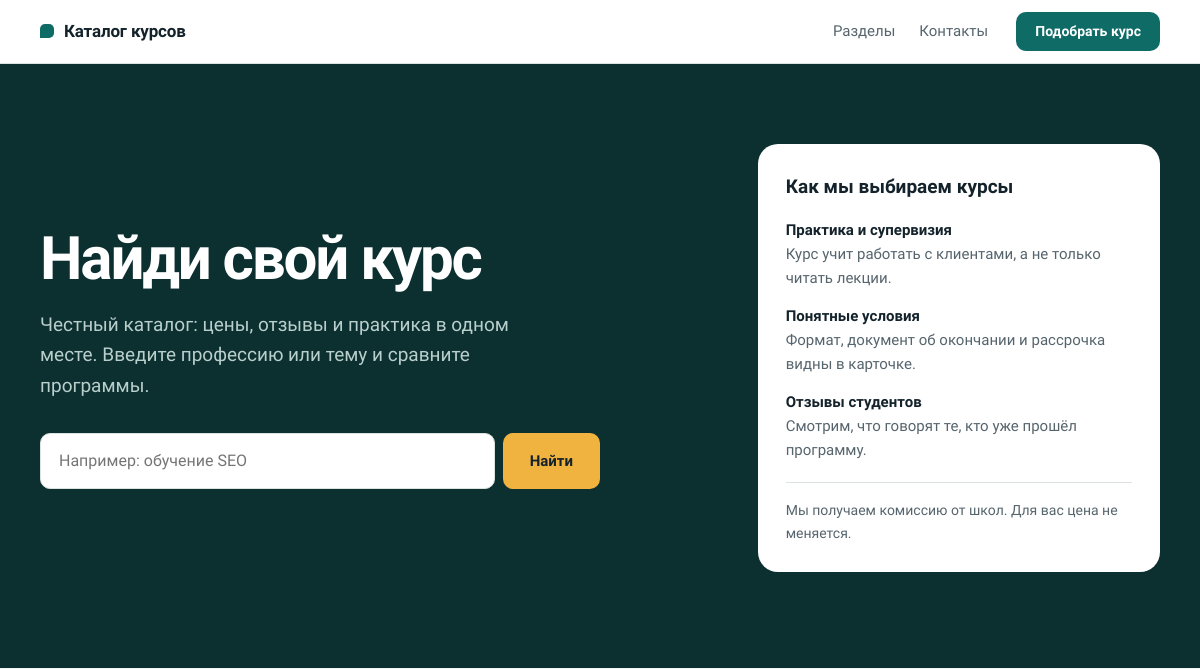
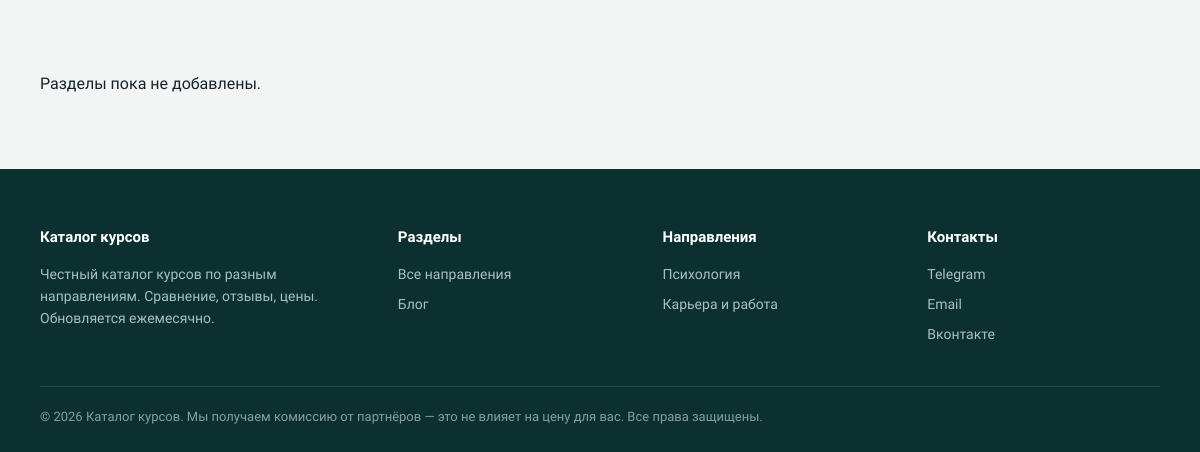
The app's page /, older data (2 pictures, top to bottom).
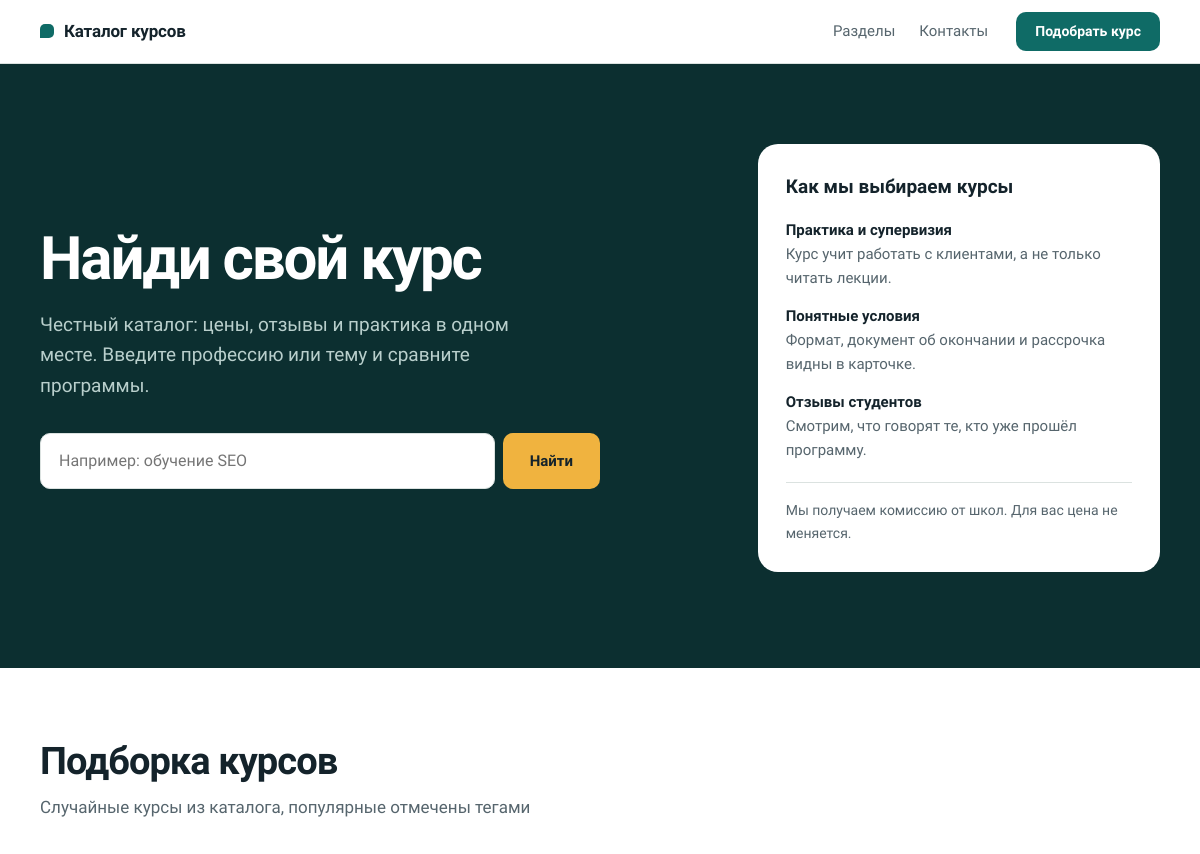
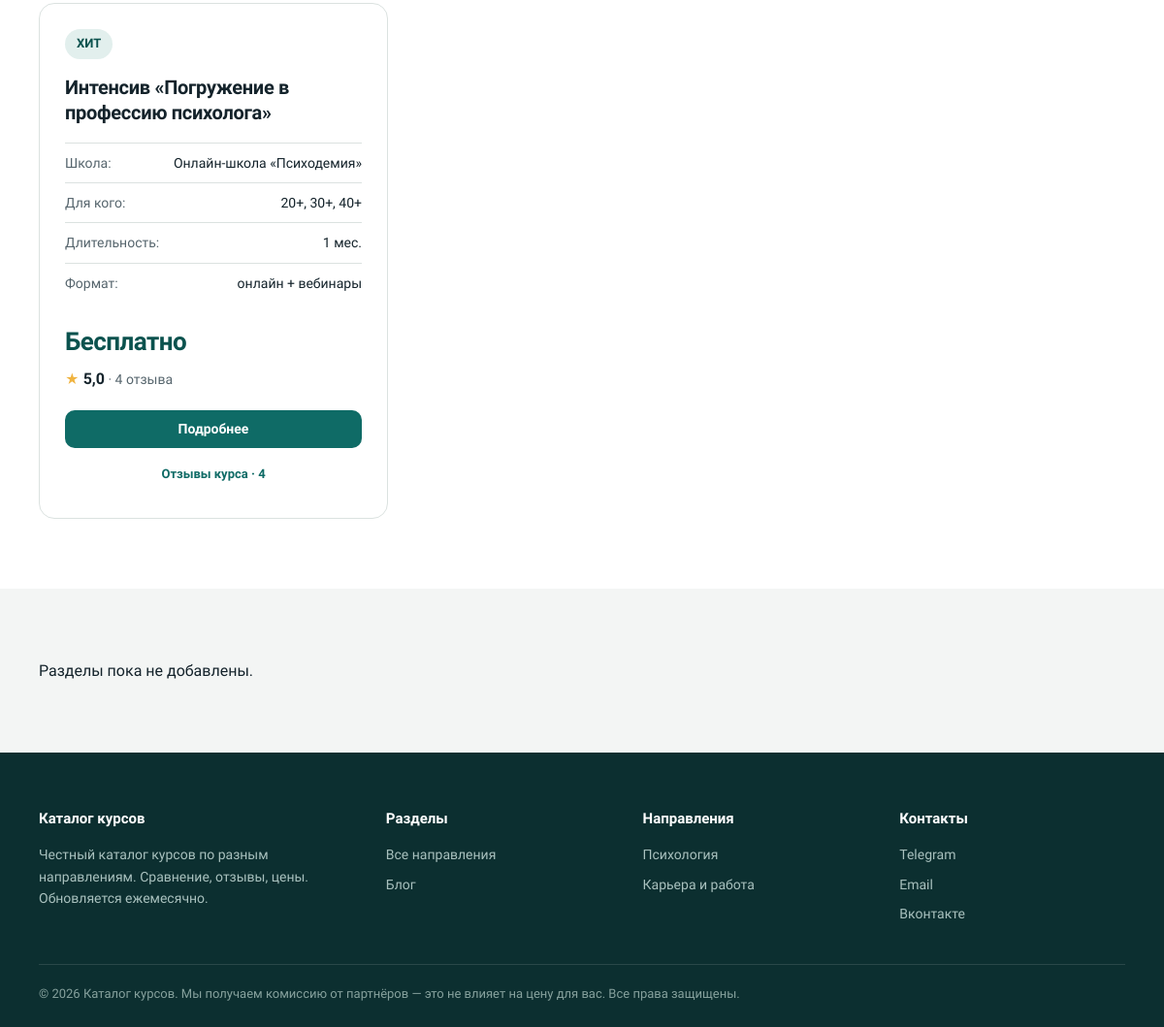
The same page, newer data (2 pictures, top to bottom).
### refy/models.py (models this page shows, shortened)
class Section(models.Model):
    category = models.ForeignKey(Category, related_name='sections', null=True,
                                 on_delete=models.PROTECT,
                                 verbose_name='Главный раздел')
    title = models.CharField('Название', max_length=120)
    slug = models.SlugField(unique=True)
    summary = models.CharField('Краткое описание', max_length=200, blank=True)
    icon = models.FileField('Иконка', upload_to='refy/icons/', blank=True)
    seo_title = models.CharField(max_length=160, blank=True)
    seo_description = models.CharField(max_length=300, blank=True)
    seo_text = models.TextField('SEO-текст (HTML)', blank=True)
    position = models.PositiveIntegerField('Порядок', default=0)
    is_active = models.BooleanField('Показывать', default=True)
    class Meta:
        ordering = ['position', 'title']
        verbose_name = 'Раздел'
        verbose_name_plural = 'Разделы'
    def get_absolute_url(self):
        if self.category_id:
            return reverse('refy:section', args=[self.category.slug, self.slug])
        return reverse('refy:home')

class Course(models.Model):
    FORMATS = [('online', 'Онлайн'), ('webinar', 'Вебинар'), ('hybrid', 'Гибрид (онлайн + вебинар)')]
    tag = models.CharField('Тег', max_length=60, blank=True)
    title = models.CharField('Название', max_length=200)
    slug = models.SlugField('Адрес страницы', max_length=200, unique=True, null=True, blank=True)
    school = models.CharField('Школа', max_length=120)
    audience = models.CharField('Аудитория', max_length=120, blank=True)
    duration_months = models.PositiveSmallIntegerField('Продолжительность (месяцы)', null=True, blank=True)
    duration_days = models.PositiveSmallIntegerField('Продолжительность (дни)', null=True, blank=True)
    format = models.CharField('Формат', max_length=10, choices=FORMATS, default='online')
    format_note = models.CharField("Примечание к формату", max_length=80, blank=True)
    document = models.CharField('Выдаваемый Документ', max_length=60, blank=True)
    price = models.CharField('Цена', max_length=60, blank=True)
    installment = models.BooleanField('Рассрочка', default=False)
    rating = models.DecimalField('Рейтинг', max_digits=2, decimal_places=1, null=True, blank=True)
    details_url = models.URLField('Ссылка на детали', blank=True)
    position = models.PositiveIntegerField('Порядок', default=0)
    is_active = models.BooleanField('Активен', default=True)
    class Meta:
        ordering = ['position', 'title']
        verbose_name = 'Курс'
        verbose_name_plural = 'Курсы'
    def get_absolute_url(self):
        return reverse('refy:course', args=[self.slug]) if self.slug else ''
    @property
    def is_online(self):
        return self.format == 'online'
    @property
    def has_diploma(self):
        return 'диплом' in self.document.lower()
    @property
    def duration_display(self):
        if self.duration_months:
            return f'{self.duration_months} мес.'
        if self.duration_days:
            return f'{self.duration_days} дн.'
        return ''
    @property
    def is_short(self):
        if self.duration_months:
            return self.duration_months <= 6
        if self.duration_days:
            return self.duration_days <= 180
        return False

### refy/views.py (the view)
# urls.py: 2. Add a URL to urlpatterns:  path('', views.home, name='home')
def home(request):
    sections = (
        Section.objects.filter(is_active=True, category__is_active=True)
        .select_related('category')
        .order_by('category__position', 'category__title', 'position', 'title')
    )
    groups = {}
    for s in sections:
        g = groups.setdefault(s.category_id, {'category': s.category, 'sections': [], 'total': 0})
        g['total'] += 1
        if len(g['sections']) < HOME_TILES:
            g['sections'].append(s)
    return render(request, 'refy/home.html', {
        'groups': list(groups.values()),
        'featured': random_courses(),
    })

### refy/context_processors.py (called while the page is built)
def nav_sections(request):
    return {'nav_sections': Section.objects.filter(is_active=True)[:8]}

### refy/templatetags/refy_extras.py (called while the page is built)
@register.filter
def ru_plural(n, forms):
    one, few, many = forms.split(',')
    n = abs(int(n))
    if 11 <= n % 100 <= 14:
        return many
    if n % 10 == 1:
        return one
    if 2 <= n % 10 <= 4:
        return few
    return many

### refy/views.py (called while the page is built)
def with_review_flags(qs):
    return qs.annotate(
        reviews_n=Count('reviews', distinct=True),
        school_reviews_n=Coalesce(Subquery(
            SchoolReview.objects.filter(school__title=OuterRef('school'))
            .order_by().values('school__title').annotate(n=Count('pk')).values('n')[:1]
        ), 0),
        school_slug=Subquery(
            School.objects.filter(title=OuterRef('school'), reviews__isnull=False).values('slug')[:1]
        ),
    )

def random_courses(limit=FEATURED):
    base = with_review_flags(Course.objects.filter(is_active=True))
    items = list(base.exclude(tag='').order_by('?')[:limit])
    if len(items) < limit:
        items += list(base.filter(tag='').order_by('?')[:limit - len(items)])
    return items

### refy/templates/refy/home.html (shortened to what this page needs)
{% extends 'refy/base.html' %}
{% block content %}
<section class="hero">
  <div class="container hero-grid">
    <div>
      <h1>Найди свой курс</h1>
      <p class="hero-sub">Честный каталог: цены, отзывы и практика в одном месте. Введите профессию или тему и сравните программы.</p>
      {% include 'refy/_search_form.html' %}
    </div>
    <aside class="panel">
      <h2>Как мы выбираем курсы</h2>
      <ul>
        <li><b>Практика и супервизия</b>Курс учит работать с клиентами, а не только читать лекции.</li>
        <li><b>Понятные условия</b>Формат, документ об окончании и рассрочка видны в карточке.</li>
        <li><b>Отзывы студентов</b>Смотрим, что говорят те, кто уже прошёл программу.</li>
      </ul>
      <p class="note">Мы получаем комиссию от школ. Для вас цена не меняется.</p>
    </aside>
  </div>
</section>
{% if featured %}
<section id="featured" class="alt">
  <div class="container">
    <h2 class="section-title">Подборка курсов</h2>
    <p class="section-sub">Случайные курсы из каталога, популярные отмечены тегами</p>
    <div class="cards-grid">
      {% for c in featured %}{% include 'refy/_course_card.html' %}{% endfor %}
    </div>
  </div>
</section>
{% endif %}
<section id="sections">
  <div class="container">
    {% for g in groups %}
    <div class="cat-block">
      <h2 class="section-title"><a href="{{ g.category.get_absolute_url }}">{{ g.category.title }}</a></h2>
      {% if g.category.summary %}<p class="section-sub">{{ g.category.summary }}</p>{% endif %}
      <div class="ptiles">
        {% for s in g.sections %}{% include 'refy/_section_tile.html' %}{% endfor %}
      </div>
      {% if g.total > g.sections|length %}<a class="more-link" href="{{ g.category.get_absolute_url }}">Все {{ g.total }} →</a>{% endif %}
    </div>
    {% empty %}
    <p>Разделы пока не добавлены.</p>
    {% endfor %}
  </div>
</section>
{% endblock %}

### refy/templates/refy/base.html (shortened to what this page needs)
{% load static %}<!DOCTYPE html>
<html lang="ru">
<head>
<link rel="stylesheet" href="{% static 'css/style.css' %}">
</head>
<body>
<header>
  <div class="container header-inner">
    <a href="{% url 'refy:home' %}" class="logo">Каталог курсов</a>
    <nav aria-label="Основное меню">
      <a href="{% url 'refy:home' %}#sections">Разделы</a>
      <a href="#contacts">Контакты</a>
    </nav>
    <a href="{% url 'refy:home' %}#sections" class="btn btn-primary btn-small hd-cta">Подобрать курс</a>
  </div>
</header>
{% block content %}{% endblock %}
<footer id="contacts">
  <div class="container">
    <div class="footer-grid">
      <div>
        <h4>Каталог курсов</h4>
        <p>Честный каталог курсов по разным направлениям. Сравнение, отзывы, цены. Обновляется ежемесячно.</p>
      </div>
      <div>
        <h4>Разделы</h4>
        <a href="{% url 'refy:home' %}#sections">Все направления</a>
        <a href="#">Блог</a>
      </div>
      <div>
        <h4>Направления</h4>
        {% for s in nav_sections %}<a href="{{ s.get_absolute_url }}">{{ s.title }}</a>{% endfor %}
      </div>
      <div>
        <h4>Контакты</h4>
        <a href="https://t.me/">Telegram</a>
        <a href="mailto:info@psihologiakursy.ru">Email</a>
        <a href="#">Вконтакте</a>
      </div>
    </div>
    <div class="footer-bottom">
      © {% now "Y" %} Каталог курсов. Мы получаем комиссию от партнёров — это не влияет на цену для вас. Все права защищены.
    </div>
  </div>
</footer>
</body>
</html>

### refy/templates/refy/_course_card.html (shortened to what this page needs)
{% load refy_extras %}<article class="card"{% if c.is_online %} data-online="1"{% endif %}{% if c.has_diploma %} data-diploma="1"{% endif %}{% if c.is_short %} data-short="1"{% endif %}>
  {% if c.tag %}<span class="card-tag">{{ c.tag }}</span>{% endif %}
  <h3>{{ c.title }}</h3>
  <div class="card-meta"><strong>Школа:</strong> {{ c.school }}</div>
  {% if c.audience %}<div class="card-meta"><strong>Для кого:</strong> {{ c.audience }}</div>{% endif %}
  <div class="card-meta"><strong>Длительность:</strong> {{ c.duration_display }}</div>
  <div class="card-meta"><strong>Формат:</strong> {{ c.get_format_display|lower }}{% if c.format_note %} + {{ c.format_note }}{% endif %}</div>
  <div class="card-price">{{ c.price|default:"Цена по запросу" }}{% if c.installment %} <small>или рассрочка</small>{% endif %}</div>
  {% if c.rating %}<div class="card-rating"><b>{{ c.rating }}</b>{% with total=c.reviews_n|add:c.school_reviews_n %}{% if total %} · {{ total }} {{ total|ru_plural:"отзыв,отзыва,отзывов" }}{% endif %}{% endwith %}</div>{% endif %}
  <div class="card-actions">
    {% if c.details_url %}<a href="{{ c.details_url }}" target="_blank" rel="nofollow sponsored noopener" class="btn btn-primary btn-small">Подробнее</a>{% endif %}
    {% if c.reviews_n or c.school_slug %}<div class="card-reviews">
      {% if c.reviews_n %}<a href="{{ c.get_absolute_url }}#reviews" class="btn btn-outline btn-small">Отзывы курса · {{ c.reviews_n }}</a>{% endif %}
    </div>{% endif %}
  </div>
</article>

Row changes from the older to the newer data that the page shows:
added Course: tag "ХИТ", title "Интенсив «Погружение в профессию психолога»", school "Онлайн-школа «Психодемия»", audience "20+, 30+, 40+", duration_display "1 мес.", format "онлайн", format_note "вебинары", price "Бесплатно", rating "5,0", c "4", value "отзыва", reviews_n "4"
Text that changed along with them:
text now shown: "Подборка курсов Случайные курсы из каталога, популярные отмечены тегами"
